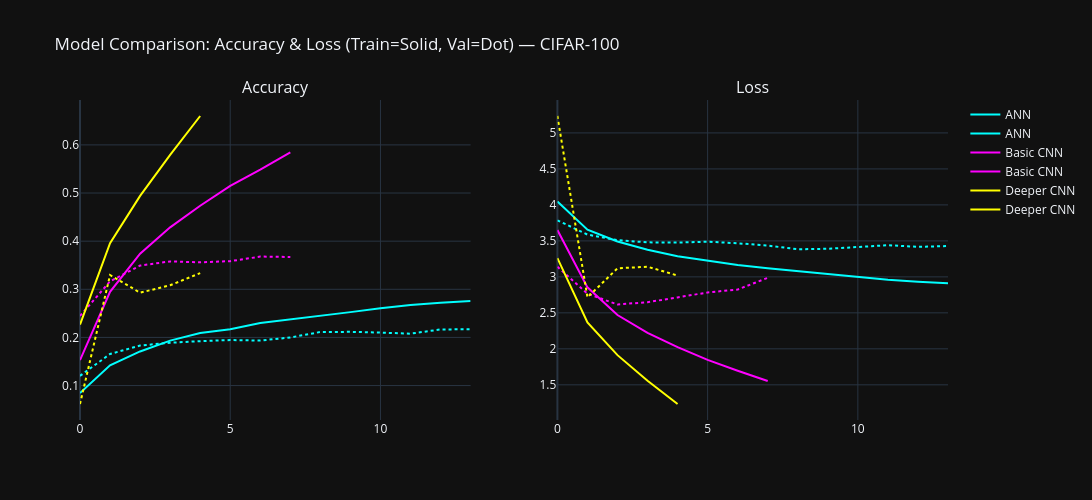

Source (notebook cell):
### Markdown cell above
### 4.3) Model Comparison (Histories)

### Code cell
models_hist = {
    "ANN": ("cyan", ann_history),
    "Basic CNN": ("magenta", basic_cnn_history),
    "Deeper CNN": ("yellow", deeper_cnn_history)
}

performance_data = {
    'Model': ['ANN', 'Basic CNN', 'Deeper CNN'],
    'Test Loss': [loss_ann, loss_basic_cnn, loss_deeper_cnn],
    'Test Accuracy': [accuracy_ann, accuracy_basic_cnn, accuracy_deeper_cnn]
}
performance_df = pd.DataFrame(performance_data)

fig = make_subplots(rows=1, cols=2, subplot_titles=('Accuracy', 'Loss'))

for name, (color, history) in models_hist.items():
    fig.add_trace(go.Scatter(y=history.history['accuracy'], mode='lines',
                             name=name, line=dict(color=color, dash='solid')), row=1, col=1)
    fig.add_trace(go.Scatter(y=history.history['val_accuracy'], mode='lines',
                             name=name, line=dict(color=color, dash='dot'), showlegend=False), row=1, col=1)

    fig.add_trace(go.Scatter(y=history.history['loss'], mode='lines',
                             name=name, line=dict(color=color, dash='solid')), row=1, col=2)
    fig.add_trace(go.Scatter(y=history.history['val_loss'], mode='lines',
                             name=name, line=dict(color=color, dash='dot'), showlegend=False), row=1, col=2)

fig.update_layout(
    title_text="Model Comparison: Accuracy & Loss (Train=Solid, Val=Dot) — CIFAR-100",
    height=500,
    width=1200,
    template="plotly_dark"
)
fig.show()

### Figure 1 — Plotly figure (JSON) as saved in the notebook; plotly's stock layout.template omitted (floating-point values rounded to 4 significant figures)
{"data": [{"line": {"color": "cyan", "dash": "solid"}, "mode": "lines", "name": "ANN", "type": "scatter", "xaxis": "x", "y": [0.08458, 0.142, 0.1709, 0.1933, 0.2091, 0.2172, 0.23, 0.2373, 0.2447, 0.2526, 0.2607, 0.2672, 0.272, 0.2759], "yaxis": "y"}, {"line": {"color": "cyan", "dash": "dot"}, "mode": "lines", "name": "ANN", "showlegend": false, "type": "scatter", "xaxis": "x", "y": [0.1202, 0.1656, 0.1831, 0.189, 0.1922, 0.1946, 0.1935, 0.1999, 0.2113, 0.2116, 0.2101, 0.2078, 0.2166, 0.2169], "yaxis": "y"}, {"line": {"color": "cyan", "dash": "solid"}, "mode": "lines", "name": "ANN", "type": "scatter", "xaxis": "x2", "y": [4.047, 3.656, 3.492, 3.376, 3.287, 3.226, 3.165, 3.118, 3.08, 3.038, 2.995, 2.958, 2.932, 2.91], "yaxis": "y2"}, {"line": {"color": "cyan", "dash": "dot"}, "mode": "lines", "name": "ANN", "showlegend": false, "type": "scatter", "xaxis": "x2", "y": [3.786, 3.587, 3.509, 3.48, 3.476, 3.489, 3.467, 3.435, 3.384, 3.39, 3.415, 3.44, 3.417, 3.428], "yaxis": "y2"}, {"line": {"color": "magenta", "dash": "solid"}, "mode": "lines", "name": "Basic CNN", "type": "scatter", "xaxis": "x", "y": [0.1529, 0.2948, 0.3739, 0.4287, 0.4735, 0.5147, 0.5486, 0.5846], "yaxis": "y"}, {"line": {"color": "magenta", "dash": "dot"}, "mode": "lines", "name": "Basic CNN", "showlegend": false, "type": "scatter", "xaxis": "x", "y": [0.2447, 0.3165, 0.3493, 0.3579, 0.3561, 0.3584, 0.368, 0.3672], "yaxis": "y"}, {"line": {"color": "magenta", "dash": "solid"}, "mode": "lines", "name": "Basic CNN", "type": "scatter", "xaxis": "x2", "y": [3.651, 2.854, 2.47, 2.221, 2.023, 1.846, 1.696, 1.553], "yaxis": "y2"}, {"line": {"color": "magenta", "dash": "dot"}, "mode": "lines", "name": "Basic CNN", "showlegend": false, "type": "scatter", "xaxis": "x2", "y": [3.141, 2.765, 2.617, 2.648, 2.714, 2.783, 2.824, 2.986], "yaxis": "y2"}, {"line": {"color": "yellow", "dash": "solid"}, "mode": "lines", "name": "Deeper CNN", "type": "scatter", "xaxis": "x", "y": [0.2268, 0.3958, 0.4941, 0.5794, 0.66], "yaxis": "y"}, {"line": {"color": "yellow", "dash": "dot"}, "mode": "lines", "name": "Deeper CNN", "showlegend": false, "type": "scatter", "xaxis": "x", "y": [0.0617, 0.3297, 0.2929, 0.3084, 0.3335], "yaxis": "y"}, {"line": {"color": "yellow", "dash": "solid"}, "mode": "lines", "name": "Deeper CNN", "type": "scatter", "xaxis": "x2", "y": [3.261, 2.367, 1.912, 1.557, 1.233], "yaxis": "y2"}, {"line": {"color": "yellow", "dash": "dot"}, "mode": "lines", "name": "Deeper CNN", "showlegend": false, "type": "scatter", "xaxis": "x2", "y": [5.235, 2.715, 3.119, 3.141, 3.019], "yaxis": "y2"}], "layout": {"annotations": [{"font": {"size": 16}, "showarrow": false, "text": "Accuracy", "x": 0.225, "xanchor": "center", "xref": "paper", "y": 1, "yanchor": "bottom", "yref": "paper"}, {"font": {"size": 16}, "showarrow": false, "text": "Loss", "x": 0.775, "xanchor": "center", "xref": "paper", "y": 1, "yanchor": "bottom", "yref": "paper"}], "height": 500, "title": {"text": "Model Comparison: Accuracy & Loss (Train=Solid, Val=Dot) — CIFAR-100"}, "width": 1200, "xaxis": {"anchor": "y", "domain": [0, 0.45]}, "xaxis2": {"anchor": "y2", "domain": [0.55, 1]}, "yaxis": {"anchor": "x", "domain": [0, 1]}, "yaxis2": {"anchor": "x2", "domain": [0, 1]}}}
